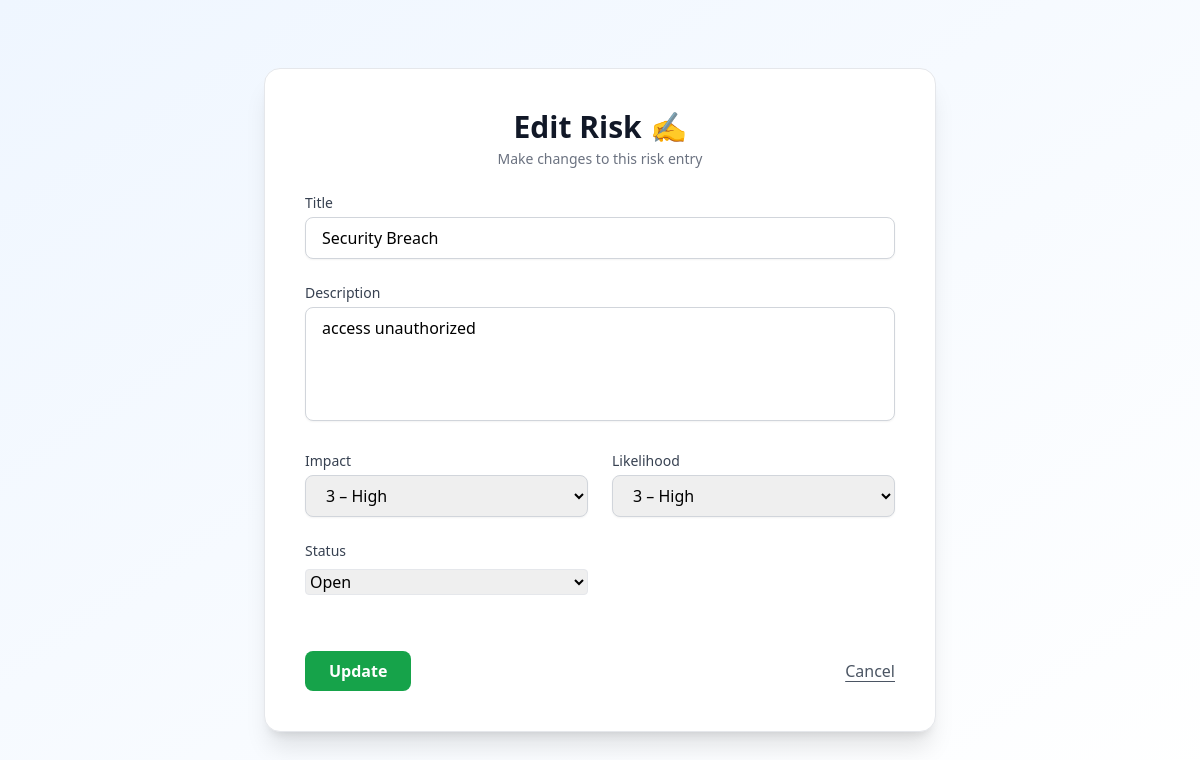
Screenshot of /edit_risk/3 (signed in) with the database file from the repository.
### models.py (models this page shows, shortened)
class Risk(db.Model):
    id = db.Column(db.Integer, primary_key = True)
    title = db.Column(db.String(100), nullable = False)
    description = db.Column(db.Text, nullable = False)
    impact = db.Column(db.Integer, nullable = False)
    likelihood = db.Column(db.Integer, nullable = False)
    owner_id = db.Column(db.Integer, db.ForeignKey('user.id'),nullable = False)
    created_at = db.Column(db.DateTime, default = datetime.utcnow)
    updated_at = db.Column(db.DateTime, default = datetime.utcnow, onupdate = datetime.utcnow)
    status = db.Column(db.String(20), nullable=False, default="Open")
    treatment_plan = db.Column(db.Text, nullable=True)

### app.py (the view, shortened to what this page needs)
@app.route('/edit_risk/<int:risk_id>', methods = ['GET' , 'POST'])
@login_required
def edit_risk(risk_id):
    risk = Risk.query.get_or_404(risk_id)
    if risk.owner_id != current_user.id:
        flash('Unauthorized access','Danger')
        return redirect(url_for('dashboard'))
    return render_template('edit_risk.html', risk = risk)

### app.py (called while the page is built)
@login_manager.user_loader
def load_user(user_id):
    with db.session() as session:  # Use an explicit session
        return session.get(User, int(user_id))

### templates/edit_risk.html (shortened to what this page needs)
<!DOCTYPE html>
<html lang="en">
<head>
  <script src="https://cdn.tailwindcss.com"></script>
</head>
<body class="bg-gradient-to-br from-blue-50 to-white min-h-screen flex items-center justify-center px-4">
  <div class="w-full max-w-2xl bg-white rounded-2xl shadow-xl p-8 sm:p-10 border border-gray-200">
    <div class="text-center mb-6">
      <h2 class="text-3xl font-extrabold text-gray-900">Edit Risk ✍️</h2>
      <p class="text-sm text-gray-500 mt-1">Make changes to this risk entry</p>
    </div>
    <form method="POST" class="space-y-6">
      <div>
        <label for="title" class="block text-sm font-medium text-gray-700">Title</label>
        <input type="text" name="title" value="{{ risk.title }}" required
               class="mt-1 w-full px-4 py-2 border border-gray-300 rounded-lg shadow-sm focus:outline-none focus:ring-2 focus:ring-blue-500 transition" />
      </div>
      <div>
        <label for="description" class="block text-sm font-medium text-gray-700">Description</label>
        <textarea name="description" required rows="4"
                  class="mt-1 w-full px-4 py-2 border border-gray-300 rounded-lg shadow-sm resize-none focus:outline-none focus:ring-2 focus:ring-blue-500 transition">{{ risk.description }}</textarea>
      </div>
      <div class="grid grid-cols-1 sm:grid-cols-2 gap-6">
        <div>
          <label for="impact" class="block text-sm font-medium text-gray-700">Impact</label>
          <select name="impact" required
                  class="mt-1 w-full px-4 py-2 border border-gray-300 rounded-lg shadow-sm focus:outline-none focus:ring-2 focus:ring-blue-500 transition">
            <option value="3" {% if risk.impact == 3 %}selected{% endif %}>3 – High</option>
          </select>
        </div>
        <div>
          <label for="likelihood" class="block text-sm font-medium text-gray-700">Likelihood</label>
          <select name="likelihood" required
                  class="mt-1 w-full px-4 py-2 border border-gray-300 rounded-lg shadow-sm focus:outline-none focus:ring-2 focus:ring-blue-500 transition">
            <option value="3" {% if risk.likelihood == 3 %}selected{% endif %}>3 – High</option>
          </select>
        </div>
        <div class="mb-4">
          <label for="status" class="block mb-2 text-sm font-medium text-gray-700">Status</label>
          <select id="status" name="status" class="form-select mt-1 block w-full border rounded">
            <option value="Open" {% if risk.status == 'Open' %}selected{% endif %}>Open</option>
          </select>
        </div>
      </div>
      <div class="flex justify-between items-center pt-4">
        <button type="submit"
                class="bg-green-600 hover:bg-green-700 text-white px-6 py-2 rounded-lg font-semibold transition">
          Update
        </button>
        <a href="{{ url_for('dashboard') }}"
           class="text-gray-600 hover:text-gray-800 font-medium underline underline-offset-4">
          Cancel
        </a>
      </div>
    </form>
  </div>
</body>
</html>

### rows the page displays
Risk: title "Security Breach", description "access unauthorized", impact "3 – High", likelihood "3 – High", status "Open"
